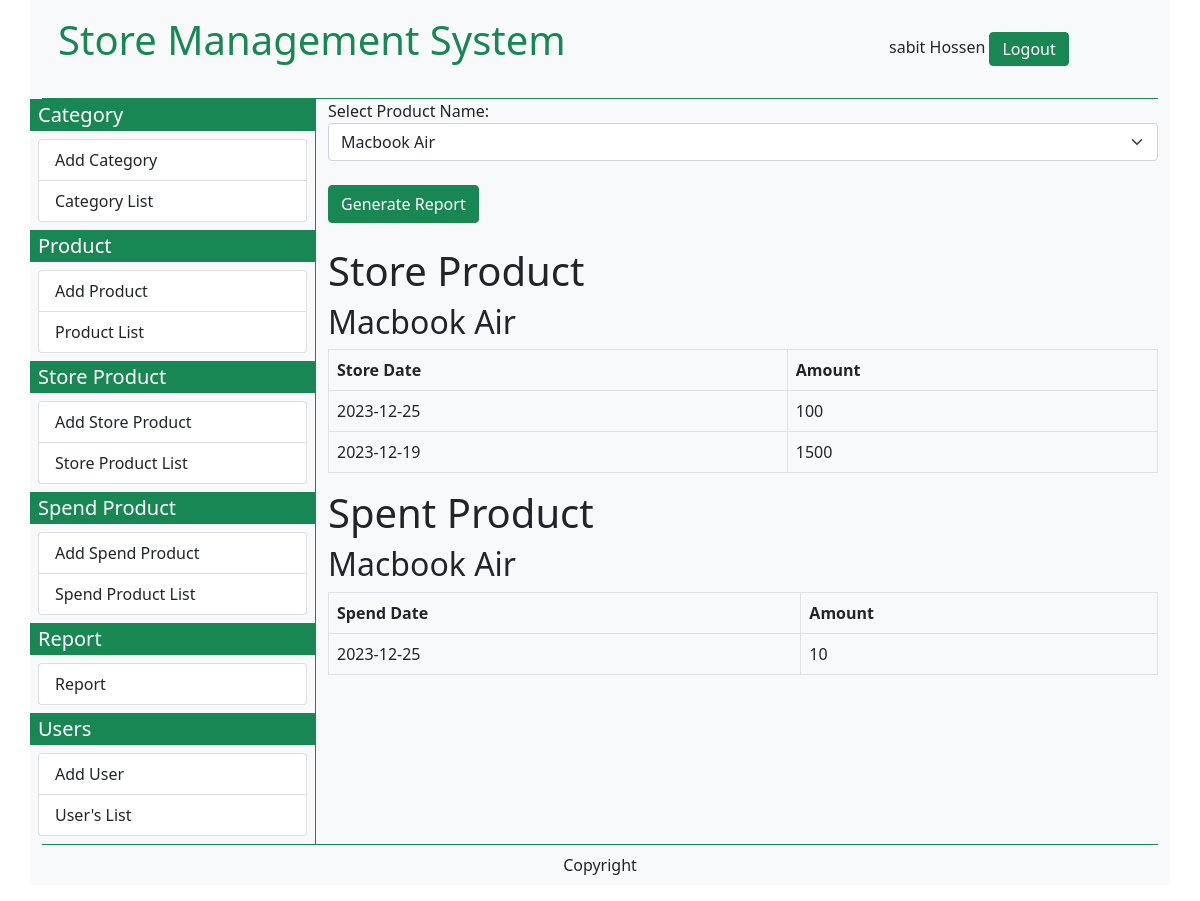
The app's page /report.php?product_name=Macbook Air (signed in) with its own data.
### tables this page shows
CREATE TABLE `store_product` (
  `store_product_id` int(11) NOT NULL,
  `store_product_name` varchar(20) NOT NULL,
  `store_product_quantity` int(11) NOT NULL,
  `store_product_entry_date` varchar(10) NOT NULL
);

CREATE TABLE `spend_product` (
  `spend_product_id` int(11) NOT NULL,
  `spend_product_name` varchar(20) NOT NULL,
  `spend_product_quantity` int(11) NOT NULL,
  `spend_product_entry_date` varchar(10) NOT NULL
);

### report.php (the view, shortened to what this page needs)
<?php
require('connection.php');
$user_first_name = $_SESSION['user_first_name'];
$user_last_name = $_SESSION['user_last_name'];
if (!empty($user_first_name) && !empty($user_last_name)) {
  ?>
  <!DOCTYPE html>
  <html>
  <head>
    <link href="https://cdn.jsdelivr.net/npm/bootstrap@5.0.2/dist/css/bootstrap.min.css" rel="stylesheet"
>
    <link rel="stylesheet" href="https://use.fontawesome.com/releases/v5.15.4/css/all.css"
 />
  </head>
  <body>
    <div class="container bg-light">
      <div class="container-foulid border-bottom border-success">
        <?php include('topbar.php'); ?>
      </div>
      <div class="container-foulid">
        <div class="row">
          <div class="col-sm-3 bg-light p-0 m-0">
            <?php include('leftbar.php'); ?>
          </div>
          <div class="col-sm-9 border-start border-success">
            <form action="<?php echo $_SERVER['PHP_SELF']; ?>" method="GET">
              <label for="product_name">Select Product Name:</label>
              <select name="product_name" class="form-select" required>
                <?php
                $sql = "SELECT * FROM product";
                $query = $conn->query($sql);
                while ($data = mysqli_fetch_assoc($query)) {
                  $product_name = $data['product_name'];
                  echo "<option value='$product_name'>$product_name</option>";
                }
                ?>
              </select>
              <br>
              <button type="submit" class="btn btn-success">Generate Report</button>
            </form>
<br>
            <h1>Store Product</h1>
            <?php
            if (isset($_GET['product_name'])) {
              $product_name = mysqli_real_escape_string($conn, $_GET['product_name']);
              $sql1 = "SELECT * FROM store_product WHERE store_product_name='$product_name'";
              $query1 = $conn->query($sql1);
              echo "<h2>$product_name</h2>";
              echo "<table class='table table-bordered'>
                                        <tr>
                                            <th>Store Date</th>
                                            <th>Amount</th>
                                        </tr>";
              while ($data1 = mysqli_fetch_array($query1)) {
                $store_product_quantity = $data1['store_product_quantity'];
                $store_product_entry_date = $data1['store_product_entry_date'];
                echo "<tr>
                                            <td>$store_product_entry_date</td>
                                            <td>$store_product_quantity</td>
                                        </tr>";
              }
              echo "</table>";
            }
            ?>
            <h1>Spent Product</h1>
            <?php
            if (isset($_GET['product_name'])) {
              $product_name = mysqli_real_escape_string($conn, $_GET['product_name']);
              $sql4 = "SELECT * FROM spend_product WHERE spend_product_name='$product_name'";
              $query4 = $conn->query($sql4);
              echo "<h2>$product_name</h2>";
              echo "<table class='table table-bordered'>
                                        <tr>
                                            <th>Spend Date</th>
                                            <th>Amount</th>
                                        </tr>";
              while ($data4 = mysqli_fetch_array($query4)) {
                $spend_product_quantity = $data4['spend_product_quantity'];
                $spend_product_entry_date = $data4['spend_product_entry_date'];
                echo "<tr>
                                            <td>$spend_product_entry_date</td>
                                            <td>$spend_product_quantity</td>
                                        </tr>";
              }
              echo "</table>";
            }
            ?>
          </div>
        </div>
      </div>
      <div class="container-foulid border-top border-success">
        <?php include('bottombar.php'); ?>
      </div>
    </div>
  </body>
  </html>
  <?php
} else {
  header('location:login.php');
}
?>

### records on screen
store_product: store_product_entry_date "2023-12-25", store_product_quantity "100"
store_product: store_product_entry_date "2023-12-19", store_product_quantity "1500"
spend_product: spend_product_entry_date "2023-12-25", spend_product_quantity "10"

### other values on screen
$user_first_name "sabit"
$user_last_name "Hossen"
$product_name "Macbook Air"
form field product_name "Macbook Air"
